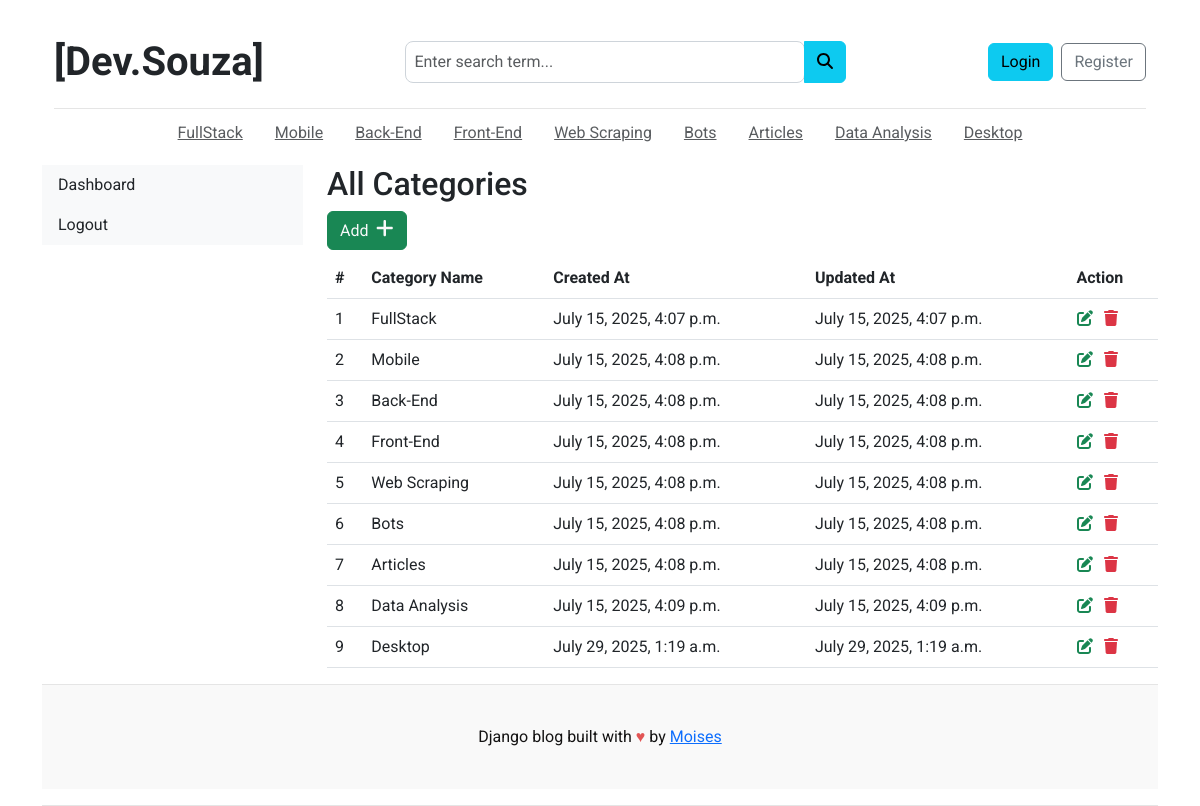
Page /dashboard/categories/ on the earlier database version.
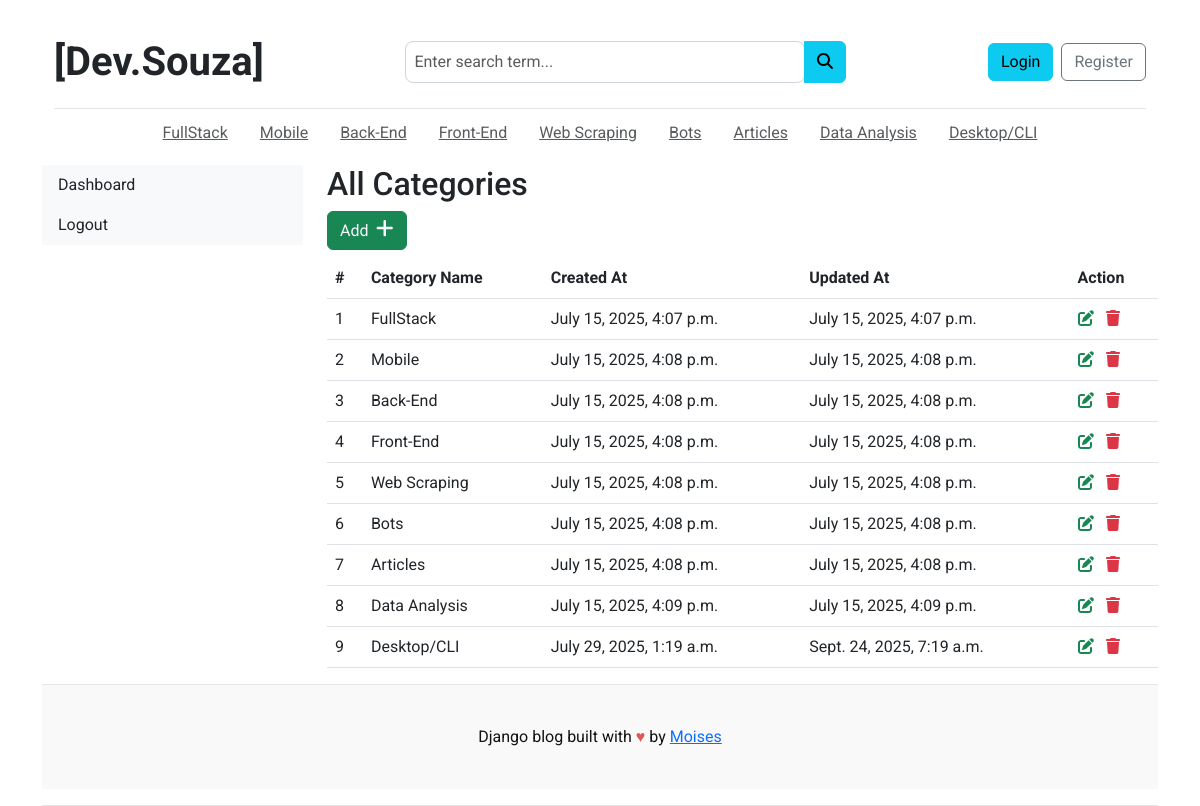
Same page on the later database version.
### blog_projects/models.py (models this page shows)
class Category(models.Model):
    category_name = models.CharField(max_length=100)
    updated_at = models.DateTimeField(auto_now=True)
    created_at = models.DateTimeField(auto_now_add=True)
    def __str__(self):
        return self.category_name
    class Meta:
        verbose_name_plural = "categories"

### dashboard/views.py (the view)
# urls.py: path('categories/', views.categories, name='categories'),
def categories(request):
    categories = Category.objects.all()
    context = {
        'categories':categories
    }
    return render(request, 'dashboard/categories.html', context)

### templates/dashboard/categories.html (shortened to what this page needs)
{% extends 'base.html' %}
{% block content %}
<div class="row">
    {% include 'dashboard/sidebar.html' %}
    <div class="col-md-9">
        <h2>All Categories</h2>
        <a href="{% url 'add_category' %}" class="btn btn-success text-light float-right mb-2">Add &nbsp;<i class="fa fa-plus" style="font-size:1.25rem"></i></a>
        <div class="table-responsive">
          <table class="table table-hover">
            <thead>
              <tr>
                <th>#</th>
                <th>Category Name</th>
                <th>Created At</th>
                <th>Updated At</th>
                <th>Action</th>
              </tr>
            </thead>
            <tbody>
            {% for cat in categories %}
              <tr>
                <td>{{ forloop.counter }}</td>
                <td>{{ cat }}</td>
                <td>{{ cat.created_at }}</td>
                <td>{{ cat.updated_at }}</td>
                <td>
                    <a href="{% url 'edit_category' cat.id %}"><i class="fa fa-edit text-success"></i></a>
                    <a href="{% url 'delete_category' cat.id %}"><i class="fa fa-trash text-danger"></i></a>
                </td>
              </tr>
            {% endfor %}
            </tbody>
          </table>
        </div>
    </div>
</div>
{% endblock %}

### templates/base.html (shortened to what this page needs)
{% load static %}
<!DOCTYPE html>
<html lang="en">
<head>
  <link href="https://cdn.jsdelivr.net/npm/bootstrap@5.3.0/dist/css/bootstrap.min.css" rel="stylesheet">
  <link rel="stylesheet" href="https://cdnjs.cloudflare.com/ajax/libs/font-awesome/6.5.1/css/all.min.css">
  <link rel="stylesheet" href="https://cdn.jsdelivr.net/npm/bootstrap-icons@1.11.3/font/bootstrap-icons.css">
  <link rel="stylesheet" href="{% static 'css/style.css' %}?v=2">
</head>
<body>
    <div class="container">
      <header class="blog-header py-3">
        <div class="container">
  <header class="blog-header py-3">
    <div class="row flex-nowrap justify-content-between align-items-center">
      <div class="col-12 col-lg-auto text-center text-lg-start mb-3 mb-lg-0">
        <a class="fw-bold blog-header-logo text-dark" href="{% url 'home' %}" style="text-decoration:none;">[Dev.Souza]</a>
      </div>
      <div class="col-12 col-lg-5 mx-auto mb-3 mb-lg-0">
        <form action="{% url 'search' %}" method="GET">
          <div class="input-group">
            <input id="input" class="form-control" type="text" name="keyword" placeholder="Enter search term..." aria-label="Enter search term..." aria-describedby="button-search" value="{{ request.GET.keyword }}">
            <button type="submit" class="btn btn-info" id="button-search"><i class="fas fa-search"></i></button>
          </div>
        </form>
      </div>
      <div class="col-12 col-lg-auto d-flex justify-content-center justify-content-lg-end align-items-center">
        {% if not user.is_authenticated %}
          <a class="btn btn-info me-2" href="{% url 'login' %}">Login</a>
          <a class="btn btn-outline-secondary" href="{% url 'register' %}">Register</a>
        {% else %}
          <a class="btn btn-info me-2" href="{% url 'dashboard' %}">Dashboard</a>
          <a class="btn btn-outline-danger" href="{% url 'logout' %}">Logout</a>
        {% endif %}
      </div>
    </div>
  </header>
  <div class="nav-scroller py-1 mb-2">
    <nav class="nav d-flex">
      {% for cat in categories %}
      <a id="navbar" class="p-2 text-muted" href="{% url 'posts_by_category' cat.id %}">{{ cat.category_name }}</a>
      {% endfor %}
    </nav>
  </div>
</div>
{% block content %}
{% endblock %}
<footer id="blog-footer" class="blog-footer">
  <p>Django blog built with <span style="color: #e25555;">&hearts;</span> by <a href="https://github.com/LinuxEater" target="_blank">Moises</a></p>
</footer>
</body>
</html>

Differences in the rows shown:
changed Category: category_name "Desktop" → "Desktop/CLI"; updated_at "July 29, 2025, 1:19 a.m." → "Sept. 24, 2025, 7:19 a.m."
